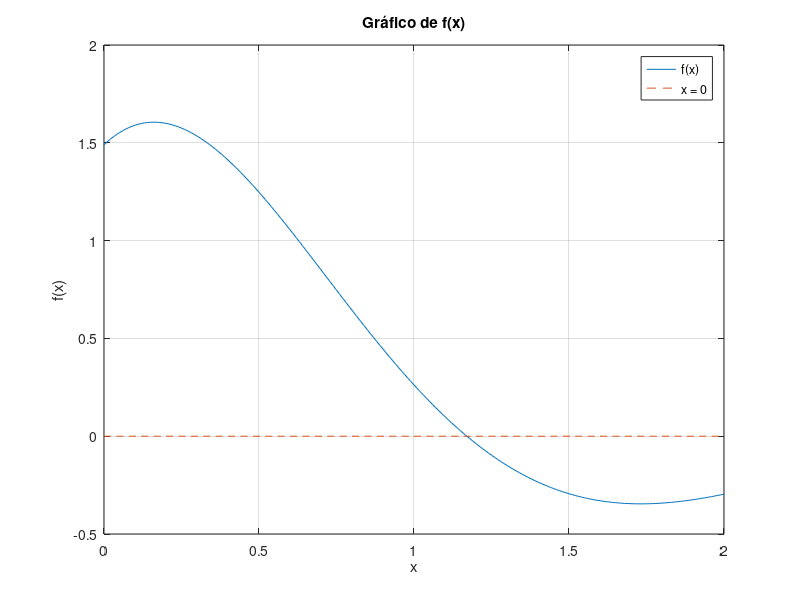

The MATLAB source for this figure: (Note: this script raises an error after producing the figure.)
f = @(x) (1.5 * exp(- x) * (sin(2 * x)+ cos(2 * x)) - 0.01);

% gerador de grafico de f de modo a observar o intervalo a que a primeira
% raiz de f pertence
t = 0 : 0.01 : 2;
x1 = zeros(1, 1);
for i = 1 : length(t)
    x1(i) = 1.5 * exp(- t(i)) * (sin(2 * t(i))+ cos(2 * t(i))) - 0.01 ;
end
figure(1)
plot(t, x1, '-', t, t * 0, '--')
title('Gráfico de f(x)')
legend('f(x)', 'x = 0', 'Location', 'northeast');
grid;
xlabel('x')
ylabel('f(x)')

% graficamente observamos que a raiz está entre 0.5 e 1.4 (é aproximadamente 1.17)
[root, fc, k, c, errobissecao] = bissecao(f, 0.5, 1.4, 1e-18, 1e-15, 1000);
[z, fx, iter] = newtonquasi(f, 1.0, 1e-4, 1e-12, 10000);
% calculo dos modulos dos erros em cada iterada, comparativamente ao valor
% exato calculado no metodo da bissecao
e = iter;
e = abs(root - e);
% inicializacoes
x = zeros(1, 1); 
y = zeros(1, 1);
% elementos de x: xi = ln |e(i)|
for i = 1 : length(e) - 1
    x(i) = log (e(i));
end
% elementos de y: yi = ln |e(i + 1)|
for i = 2 : length(e)
    y(i - 1) = log (e(i));
end

% geracao de grafico com reta de ajuste aos pontos (x, y)
[p, s] = polyfit(x, y, 1);
figure(2)
plot(x, y, 'o', x, polyval(p, x), '--');
title('Reta de ajuste de ln|e(k)| em funcao de ln|e(k+1)|')
xlabel('x = ln |e(k)|')
ylabel('y = ln |e(k+1)|')
legend('Pontos (x, y)', 'y(x)', 'Location', 'southeast');
grid;
fprintf("Coeficientes da reta de ajuste obtida\n")
for i = 1 : length(p)
    fprintf("%+.15e\n", p(i));
end
% calculo dos coeficientes assimptoticos de convergencia ao longo das
% iteradas
coeficienteassimptotico = zeros(1, 1);
for i = 1 : length(x) - 1
    coeficienteassimptotico(i) = e(i + 1) / e(i);
end
fprintf("\nCoeficientes Assimptoticos de Convergencia ao longo das iteradas:\n")
for i = 1 : length(coeficienteassimptotico)
    fprintf("%+.15e\n", coeficienteassimptotico(i));
end
% se elementos deste vetor tenderem para um numero real, ordem de
% convergencia é 1 e o coeficiente é o valor deste limite

% calculo do coeficiente assimptotico de convergencia teoricamente
delt = 10 ^ (- 4);
fzd = 1.5 * exp(- 1 * (root + delt)) * (sin(2 * (root + delt)) + cos(2 * (root + delt))) - 0.01;
fz = 1.5 * exp(- root) * (sin(2 * root) + cos(2 * root)) - 0.01;
dfz = - 1.5 * exp(- root) * (sin(2 * root) + cos(2 * root)) + 1.5 * exp(- root) * (2 * cos(2 * root) - 2 * sin(2 * root));
cof = abs(1 - (delt * dfz) / (fzd - fz));

% determinacao da ordem de convergencia
ordem = zeros(1);
zz = y - x;
for i = 2 : length(zz) - 1
    ordem(i) = zz(i) / zz(i - 1);
end

fprintf("\nn \t ln|e_n| \t\t\t\t ln|e_{n+1}| \t\t   ln|e_{n+1}| - ln|e_n| \t (ln|e_{n+1}| - ln|e_n|) / (ln|e_n| - ln|e_{n - 1}|)\n")

for i = 1 : length(zz) - 1
    fprintf("%d\t%+.15e\t%.15e\t%.15e\t%.15e\n", i, x(i), y(i), zz(i), ordem(i));
end